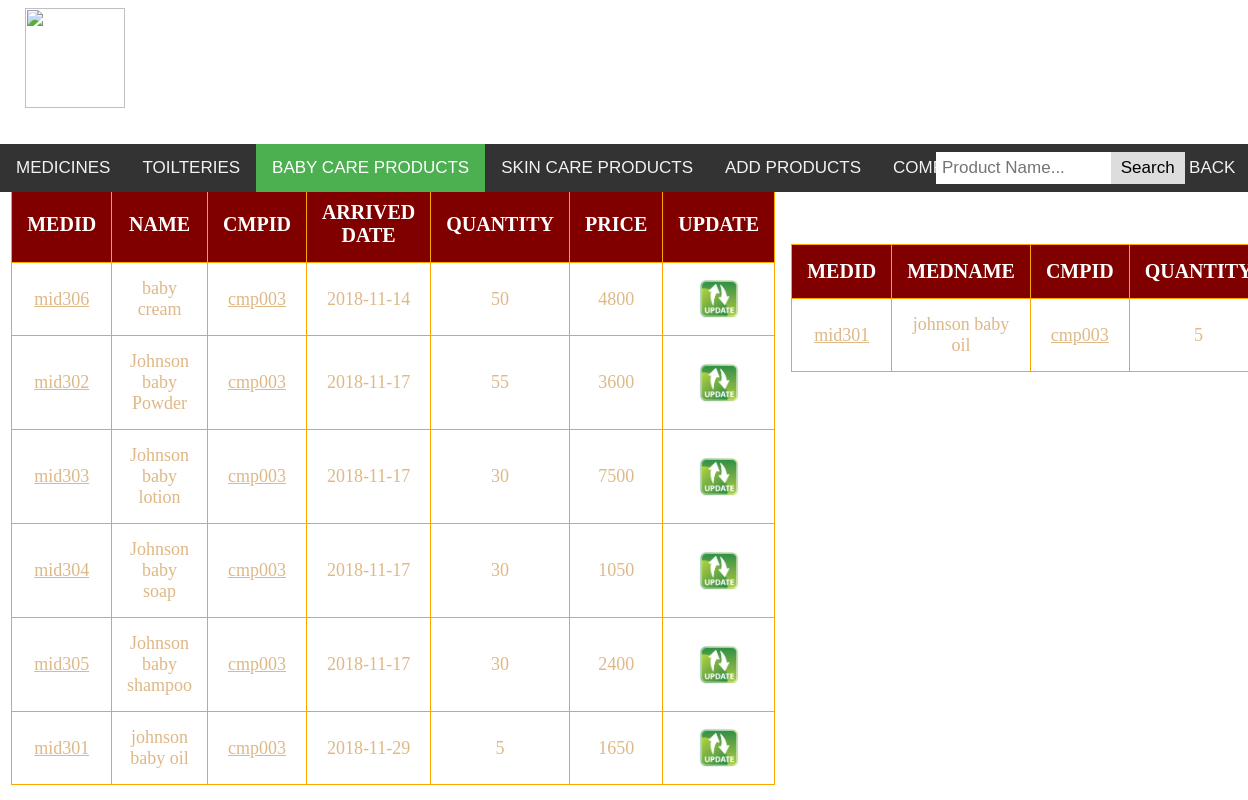
Page /php/sea3.php on the committed database.
### tables this page shows
CREATE TABLE `stock` (
  `medid` varchar(10) NOT NULL,
  `medname` varchar(50) NOT NULL,
  `cmpid` varchar(10) NOT NULL,
  `arriveddate` date NOT NULL,
  `quantity` int(6) NOT NULL,
  `price` int(6) NOT NULL,
  `fixquan` int(6) NOT NULL
);

### php/search3.php (the view, shortened to what this page needs)
<!DOCTYPE html>
<html>
<head>
		<link rel = "stylesheet" type = "text/css" href = "../css/stock.css"/>
</head>
<body>
<div class="topnav">
  <a href="stock1.php">MEDICINES</a>
  <a href="stock2.php">TOILTERIES</a>
  <a class="active" href="stock3.php">BABY CARE PRODUCTS</a>
  <a href="stock4.php">SKIN CARE PRODUCTS</a>
  <a href="addproducts.php">ADD PRODUCTS</a>
  <a href="cdetails.php">COMPANY</a>
    <div class="search-container">
    <form action="sea3.php" method = "get">
      <input type="text" placeholder="Product Name..." name="search"><button type="submit">Search</button>
    </form>
  </div>
  <div class="b">
 <a href="../html/admindash.html">BACK</a>
  </div>
</div>
<div class="a">
<center>
<h1>PRODUCT DETAILS</h1>
</center>
</div>
<div class="bnm">
<img src="../images/plus.jpg" width="100" height="100">
</div>
<div class="row">
  <div class="leftcolumn">
  <center><table>
		<tr>
			<th>MEDID</th><th>NAME</th><th>CMPID</th><th>ARRIVED DATE</th><th>QUANTITY</th><th>PRICE</th><th>UPDATE</th>
		</tr>
	<?php
	$host = "127.0.0.1";
	$user = "pms";
	$pass = "gvhindu@98";
	$dbname = "pharmacy";
	$conn = mysqli_Connect("$host","$user","$pass","$dbname");
	if(!$conn)
	{
		echo("Server not connected".mysqli_error($conn));
	}
	else
	{
		$sql = mysqli_query($conn,"select * from stock where medname LIKE '%$medname%' AND stock.medid = any(select medid from medicine where type = 'babycareproducts')");
		if(!$sql)
		{
			echo ("not sucess");
		}
		else
		{
		if(mysqli_num_rows($sql)>=0)
		{
		 while($row = mysqli_fetch_assoc($sql))
		{
		$id = $row['medid'];
		$id1=$row['cmpid'];
		   echo "<tr><td><a href=viewmed1.php?id=$id>".$row["medid"]."</a></td><td>" .$row["medname"]."</td><td><a href=viewcmp.php?id=$id1>".$row["cmpid"]."</a></td><td>".$row["arriveddate"]."</td><td>" .$row["quantity"]. "</td><td>".$row["price"]."</td>
		   <td><a href='../php/updateproducts.php?id=$id'><img src='../images/update.png' width='40' height='40' border='0' align= 'middle'></a></td></tr>";
		}
		echo "</table></center>";
		}
		}
		}
		?>
		</div>
		 <div class="rightcolumn">
		<?php
require "footer3.php";
?>
		</div>
		</div>
		</body>
</html>

### php/sea3.php (shortened to what this page needs)
<?php
	$host = "127.0.0.1";
	$user = "pms";
	$pass = "gvhindu@98";
	$dbname = "pharmacy";
	$medname = $_GET['search'];
	$conn = mysqli_Connect("$host","$user","$pass","$dbname");
	if(!$conn)
	{
		echo("Server not connected".mysqli_error($conn));
	}
	else
	{
	    $sql = mysqli_query($conn,"select * from stock where medname LIKE '%$medname%' AND stock.medid = any(select medid from medicine where type = 'babycareproducts')");
		if(!$sql)
		{
			echo ("not success");
		}
		else
		{
		if(mysqli_num_rows($sql)>0)
		{
			 include("search3.php");
			}
			else
			{
			include("searchnot3.php");
			}
			}
			}
			?>

### php/footer3.php (shortened to what this page needs)
<!DOCTYPE html>
<html>
<head>
</head>
<body>
<div class="f">
<center>
<h3>STOCK ALERT BOX</h3>
</center>
</div>
  <center><table id = "alert">
	<?php
	$host = "127.0.0.1";
	$user = "pms";
	$pass = "gvhindu@98";
	$dbname = "pharmacy";
	$conn = mysqli_Connect("$host","$user","$pass","$dbname");
	if(!$conn)
	{
		echo("Server not connected".mysqli_error($conn));
	}
	else
	{
		$sql = mysqli_query($conn,"select * from stock where stock.quantity < '10' AND stock.medid = any(select medid from medicine where type = 'babycareproducts') ");
		if(!$sql)
		{
			echo ("not sucess");
		}
		else
		{
		if(mysqli_num_rows($sql)>0)
		{
		echo"<tr>
			<th>MEDID</th><th>MEDNAME</th><th>CMPID</th><th>QUANTITY</th>
		</tr>";
		 while($row = mysqli_fetch_assoc($sql))
		{
		$id = $row['medid'];
		$id1=$row['cmpid'];
		   echo "<tr><td><a href=viewmed1.php?id=$id>".$row["medid"]."</a></td><td>" .$row["medname"]."</td><td><a href=viewcmp.php?id=$id1>".$row["cmpid"]."</a></td><td>" .$row["quantity"]. "</td></tr>";
		}
		echo "</table></center>";
		}
		else
		{
		echo "<br><br><img src='../images/smile.gif' width='120' height='120' border='0' align= 'middle'><br><center><h2 id = 'ava'>STOCK AVAILABLE</h2></center>";
		}
		}
		}
		?>
		</body>
</html>

### css/stock.css (style rules this page uses)
body { margin: 0; font-family: Arial, Helvetica, sans-serif; }
table { border-collapse : collapse; width :90%; position:absolute; top:28%; left:5%; right:5%; }
th { font-family : times new roman; color:white; border: 1.5px solid #ddd; border-color : orange; text-align:center; font-size : 20px; padding: 15px; background-color: maroon; }
td { font-family : times new roman; color:white; border: 1.5px solid #ddd; border-color : orange; font-size : 18px; text-align:center; padding: 15px; }
.b { position : absolute; top : 1%; left :94%; }
.topnav { overflow: hidden; background-color: #333; position:absolute; top:18%; width:100%; }
.topnav a { float: left; color: #f2f2f2; text-align: center; padding: 14px 16px; text-decoration: none; font-size: 17px; }
.topnav a.active { background-color: #4CAF50; color: white; }
.topnav .search-container { position:absolute; left:75%; }
.topnav input[type=text] { padding: 6px; margin-top: 8px; font-size: 17px; border: none; }
.topnav .search-container button { position:absolute; left:75%; padding: 6px 10px; margin-top: 8px; margin-right: 16px; background: #ddd; font-size: 17px; border: none; cursor: pointer; }
.a { font-family : times new roman; position:absolute; top:2.5%; left:38%; color : white; font-weight : bold; }
.bnm { position : absolute; top:1%; left :2%; }
body { background-image: url("../images/custback.jpg"); background-repeat: repeat-y; background-size: cover; background-attachment: fixed; }

### php/search3.php (style rules this page uses)
a { color:burlywood; }
table { border-collapse : collapse; width :80%; position:inherit; }
th { font-family : times new roman; color:white; border: 1.5px solid #ddd; border-color : orange; text-align:center; font-size : 20px; padding: 15px; background-color: maroon; }
td { font-family : times new roman; color:burlywood; border: 1.5px solid #ddd; border-color : orange; font-size : 18px; text-align:center; padding: 15px; }
.rightcolumn { float: left; width: 35%; padding-left: 5px; padding-top :185px; }
.leftcolumn { float: left; width: 63%; padding-top :185px; }

### php/footer3.php (style rules this page uses)
.f { font-family : times new roman; color:white; }
#alert { border-collapse : collapse; width :20%; position:inherit; }
#alert th { font-family : times new roman; color:white; border: 1.5px solid #ddd; border-color : orange; text-align:center; font-size : 20px; padding: 15px; background-color: maroon; }
#alert td { font-family : times new roman; color:burlywood; border: 1.5px solid #ddd; border-color : orange; font-size : 18px; text-align:center; padding: 15px; }

### rows in the picture
stock: medid "mid306", medname "baby cream", cmpid "cmp003", arriveddate "2018-11-14", quantity "50", price "4800"
stock: medid "mid302", medname "Johnson baby Powder", cmpid "cmp003", arriveddate "2018-11-17", quantity "55", price "3600"
stock: medid "mid303", medname "Johnson baby lotion", cmpid "cmp003", arriveddate "2018-11-17", quantity "30", price "7500"
stock: medid "mid304", medname "Johnson baby soap", cmpid "cmp003", arriveddate "2018-11-17", quantity "30", price "1050"
stock: medid "mid305", medname "Johnson baby shampoo", cmpid "cmp003", arriveddate "2018-11-17", quantity "30", price "2400"
stock: medid "mid301", medname "johnson baby oil", cmpid "cmp003", arriveddate "2018-11-29", quantity "5", price "1650"
